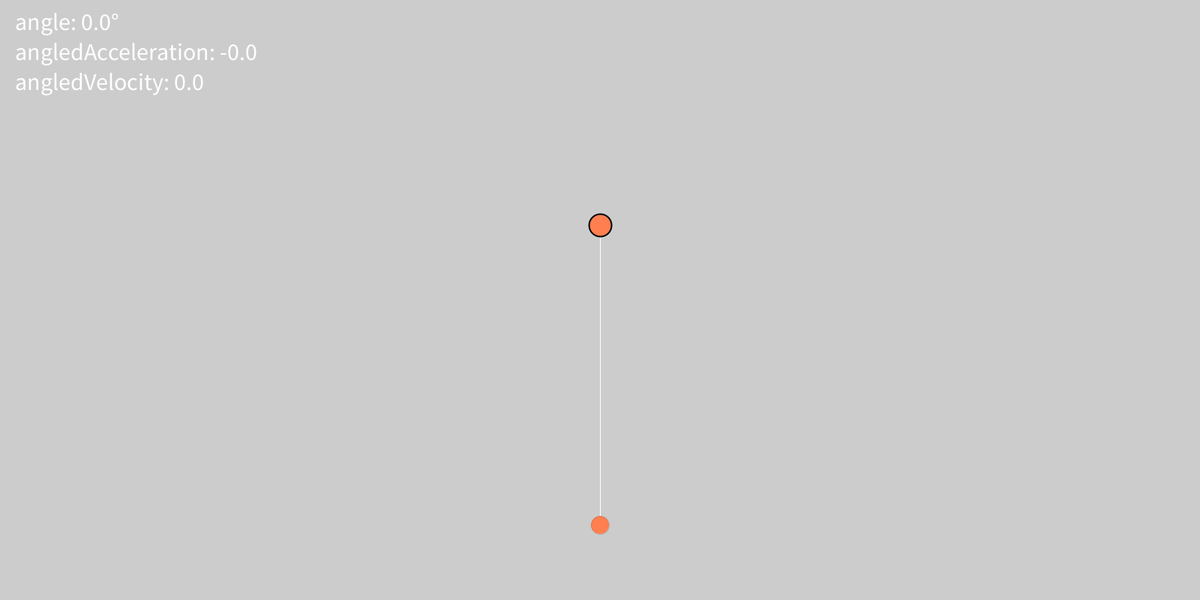
Frame 1 (no input)
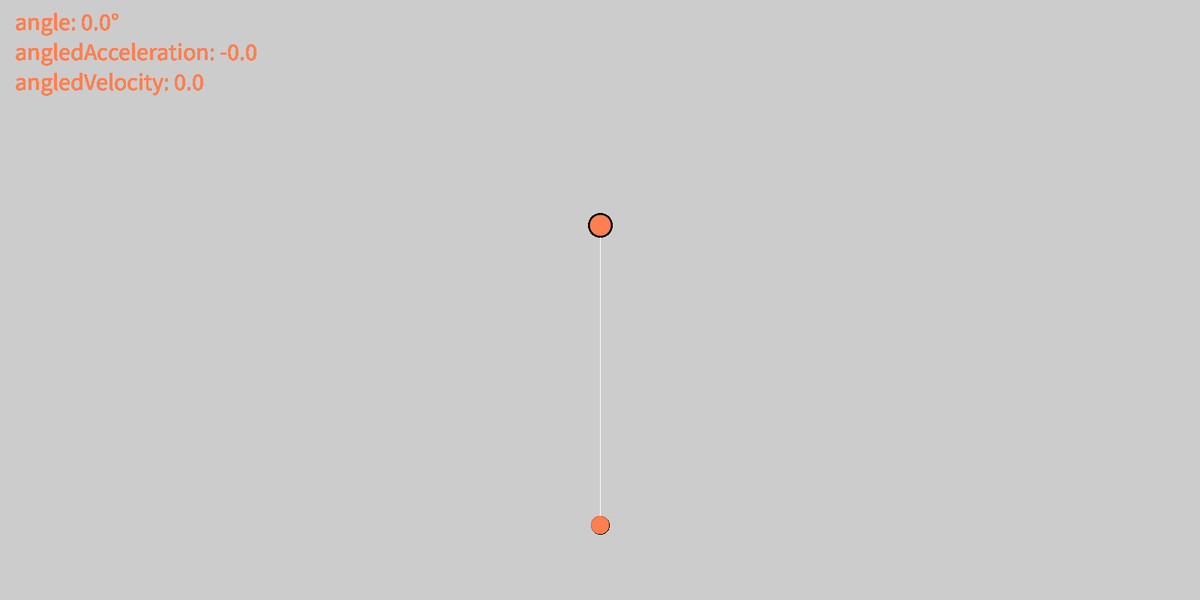
Frame 60 (the mouse pressed at the canvas centre just before this capture)
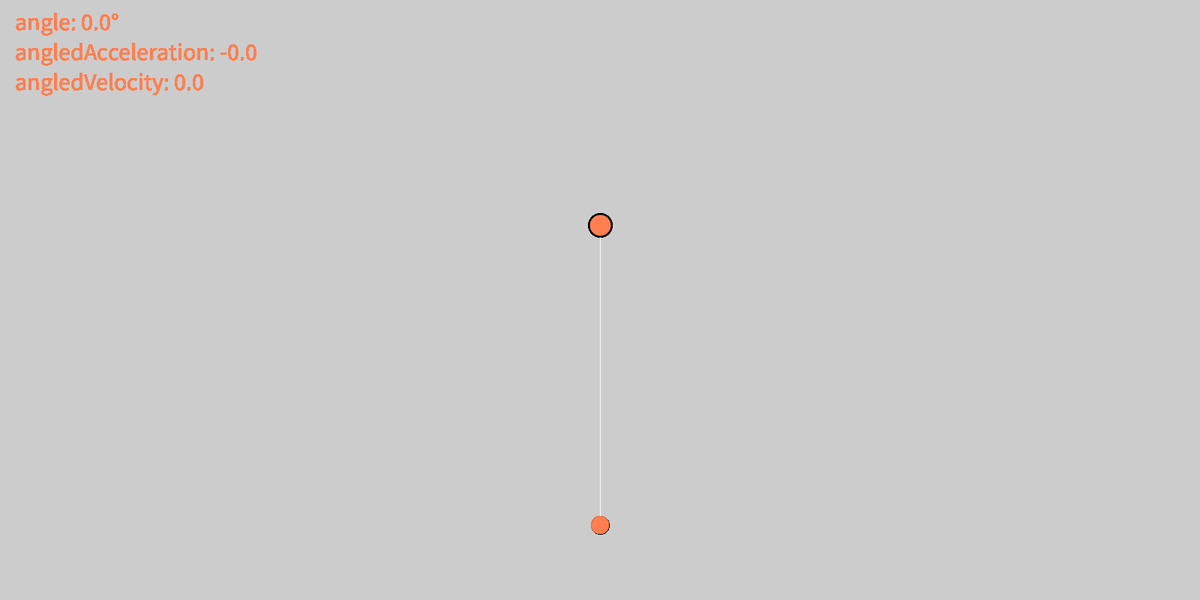
Frame 120 (the mouse held since frame 60 and released just before this capture)

The Processing sketch that drew these frames (run headless with seeded random() and noise(); from frame 60 on, the mouse is pressed at the canvas centre):

// Processing sketch: Cirbit_Bold_friMovement
// ── Cirbit_Bold_friMovement.pde
Game game = new Game();

void setup(){
  size(1600,800);
  game.setup();
  frameRate(60);
}

void draw(){
  game.draw();
}

void keyPressed(){
  game.ball.keyPressed();
}

void keyReleased(){
  game.ball.keyReleased();
}

// ── BallAndRope.pde
class BallAndRope { //<>//

  PVector origin;
  PVector location;
  PVector gravity = new PVector(0, 0.4);
  ;

  float ropeLength;
  float angle;       
  float angledVelocity;  
  float angledAcceleration;
  float damping;

  float v;

  float movingValue;

  boolean movingLeft;
  boolean movingRight;

  boolean fallingRight;
  boolean fallingLeft;

  boolean connected = true;

  PVector ballVelocity;
  PVector ballAcceleration;
  PVector ballGravity;

  PVector y = new PVector (0.3, 0);
  PVector temp3;

  BallAndRope(PVector location_, float ropeLength_, PVector origin_) {
    location = location_;
    ropeLength = ropeLength_;
    origin = origin_;
    angledVelocity = 0.0;
    angledAcceleration = 0.0;
    damping = 0.992;

    ballVelocity = new PVector(0, 0);

    ballAcceleration = new PVector(-0.001, 0.01);
    ballGravity = new PVector(0, 0.08);
    ballVelocity.limit(5);
  }

  void run() {
    update();
    display();
    takeOff();
  }

  void update() {
    if (connected) {
      connected();
    }

    if (!connected) {
      disconnected();
      calculateAngle();
    }

    textSize(32);
    text("angle: " +  degrees(angle) + "°", 20, 40);
    text("angledAcceleration: " + angledAcceleration, 20, 80);
    text("angledVelocity: " + angledVelocity, 20, 120);
  }

  void display() {
    strokeWeight(1);
    stroke(255);
    if (connected) {
      line(origin.x, origin.y, location.x, location.y);
    }
    stroke(0);
    strokeWeight(0);
    fill(255, 127, 80);
    circle(location.x, location.y, 24);

    push();
    strokeWeight(2);
    stroke(0);
    circle(origin.x, origin.y, 30);
    pop();
  }

  void calculateAngle() {
    float a = location.y - origin.y;
    float c = dist(origin.x, origin.y, location.x, location.y);
    if (location.x>width/2) {
      v = acos(a/c);
    } else {
      v = -acos(a/c);
    }
  }

  void disconnected() {
    ropeLength += ballGravity.y;
    ballVelocity.add(ballAcceleration);
    location.add(ballVelocity);
    ballAcceleration.mult(0);
    applyForce(ballGravity);

    if (fallingRight) {
      ballAcceleration.x+=0.05;
    }
    if (fallingLeft) {
      ballAcceleration.x-=0.05;
    }
  }

  void connected() {
    location.set(ropeLength * sin(angle), ropeLength * cos(angle));
    location.add(origin);

    angledAcceleration = (-1 * gravity.y / ropeLength) * sin(angle);

    if (movingRight) {
      if (location.y<origin.y) {
        angledAcceleration+=0.00005;
      }
      if (location.x>origin.y) {
        angledAcceleration+=0.0006;
      }
    }
    if (movingLeft) {
      if (location.y<origin.y) {
        angledAcceleration-=0.00005;
      }
      if (location.y>origin.y) {
        angledAcceleration-=0.0006;
      }
    }
    angledVelocity *= damping;
    angledVelocity += angledAcceleration;
    angle += angledVelocity;

    if (angledVelocity > 0.03 ||angledVelocity < -0.03) {
      if (angledVelocity < 0) {
        angledVelocity = -0.03;
      } else {
        angledVelocity = 0.03;
      }
    }
  }


  void reconnect() {
    ropeLength = dist(origin.x, origin.y, location.x, location.y);
    angle = v;
    ballVelocity = (temp3);
    if (ropeLength<20) {
      angledVelocity = ballVelocity.x/1600;
    } else {
      angledVelocity = ballVelocity.x/800;
    }
    angledAcceleration = 0;
    movingRight = false;
    movingLeft = false;
  }



  void applyForce(PVector force) {
    PVector f = force.copy();
    ballAcceleration.add(f);
  }

  void takeOff() {
    PVector temp = new PVector(origin.x-location.x, origin.y-location.y);
    PVector temp2 = new PVector(-temp.y, temp.x);
    temp2.limit(1);
    temp3 = new PVector(temp2.x*angledVelocity*300, temp2.y*angledVelocity*250);

    if (connected) {
      push();
      translate(location.x, location.y);
      strokeWeight(3);
      stroke(255);
      //line(0, 0, temp3.x*10, temp3.y*10);
      pop();
    }
  }

  void keyPressed() {
    if (connected) {
      if (key == 'd') {
        movingRight = true;
      }
      if (key == 'a') {
        movingLeft = true;
      }
    }
    if (!connected) {
      if (key=='d') {
        fallingRight=true;
      }
      if (key=='a') {
        fallingLeft=true;
      }
    }
    if (key =='f') {
      connected = !connected;
      reconnect();
    }
  }

  void keyReleased() {
    if (connected) {
      if (key == 'd') {
        movingRight = false;
      }
      if (key == 'a') {
        movingLeft = false;
      }
    }
    if (!connected) {
      if (key=='d') {
        fallingRight=false;
      }
      if (key=='a') {
        fallingLeft=false;
      }
    }
  }
}

// ── Game.pde
class Game {  
  BallAndRope ball;

  void setup() {
    ball = new BallAndRope(new PVector (width/2, 200), 400, new PVector(width/2, 300) );
  }

  void draw() {
    clear();
    ball.run();
  }
}
